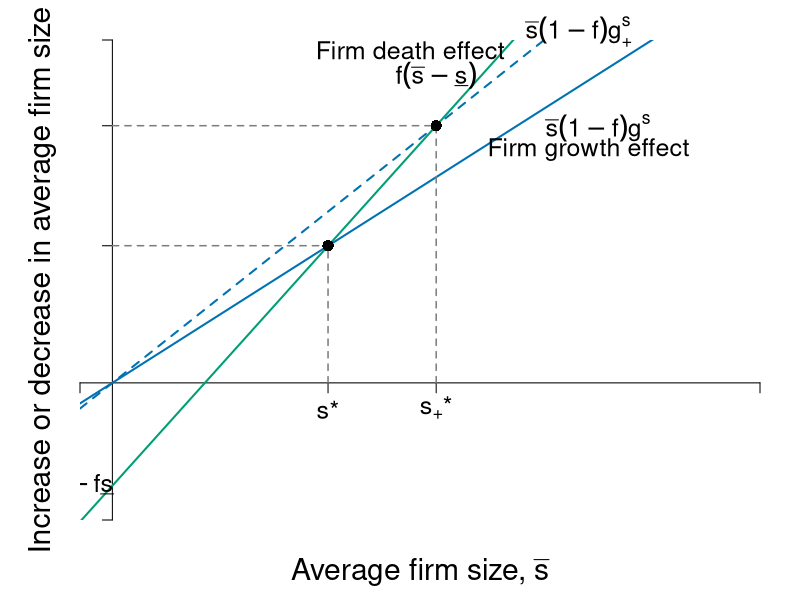

This figure's R source:
#Graph Designer: Sai Mumunuru, Simon Halliday + Scott Cohn
#Authors: Bowles and Halliday
#Title: Coordination, Conflict and Competition: A Text in Microeconomics

require(shape)
pdf(file = "firmmarketsupply/firm_size.pdf", width = 9, height = 7)

#Set parameters for graphics
pointsize <- 1.8
axislabelsize <- 1.8
labelsize <- 1.5
namesize <- 1.8
annotatesize <- 1.5
graphlinewidth <- 2
segmentlinewidth <- 1.5

COL <- c("#7fc97f", "#beaed4", "#fdc086", "#ffff99", "#386cb0", "#f0027f", "#bf5b17", "#666666")
COLA <- c("#99d8c9","#66c2a4","#41ae76", "#238b45", "#005824")
COLB <- c("#4eb3d3", "#2b8cbe", "#0868ac","#084081")
Grays <- gray.colors(25, start = 1, end = 0)
CBCols <- c("#009E73","#0072B2","#E69F00")

par(mar =  c(4, 4, 2, 2))

A <- function(s2 = 2.1, x, pmin = -6) {
  (pmin + s2*x)
}

B <- function(s1 = 1.2, x) {
  (0 + s1*x)
}  

C <- function(s1 = 1.5, x) {
  (0 + s1*x)
}  


xlims <- c(-1, 20)
ylims <- c(-8, 20)

npts <- 501 
x <- seq(xlims[1], xlims[2], length.out = npts)
y <- seq(ylims[1], ylims[2], length.out = npts) 

plot(0, 0, xlim = xlims, ylim = ylims, type = "n",
     xlab = expression(paste("")),
     ylab = expression(paste("")), 
     xaxt = "n", 
     yaxt = "n", 
     cex.lab = axislabelsize, 
     bty = "n",
     xaxs="i", 
     yaxs="i")

ticksy <- seq(from = -7, to = ylims[2], by = 2)
ylabels <- seq(from = 0, to = ylims[2], by = 2)
ticksx <- seq(from = 0, to = xlims[2], by = 2)
xlabels <- seq(from = 0, to = xlims[2], by = 2)


ticksy <- c(-8, 8, 15, ylims[2])
ylabels <- c(NA, NA, NA, NA)
ticksx <- c(-1, 6.66, 10, xlims[2])
xlabels <- c(NA, expression(paste(s,"*")),expression(paste(s["+"],"*")),NA)



axis(1, at = ticksx, pos = 0, labels = xlabels, cex.axis = labelsize)
axis(2, at = ticksy, pos = 0, labels = ylabels, las = 1, cex.axis = labelsize)


npts <- 500 
xx1 <- seq(xlims[1], xlims[2], length.out = npts)

lines(xx1, A(xx1, s2 = 2.1, pmin = -6), col = CBCols[1], lwd = graphlinewidth)
lines(xx1, B(xx1, s1 = 1.2), col = CBCols[2], lwd = graphlinewidth)
lines(xx1, C(xx1, s1 = 1.5), col = CBCols[2], lwd = graphlinewidth, lty=2)

mtext(expression(paste("Average firm size, ", bar(s))), side=1, line = 2.5, cex = axislabelsize)
text(-2, 0.5*ylims[2], expression(paste("")), xpd = TRUE, cex = axislabelsize, srt = 90)
mtext(expression(paste("Increase or decrease in average firm size")), side=2, line = 1, cex = axislabelsize)



segments(0, 8, 6.66, lty = 2, col = Grays[20] , lwd = segmentlinewidth)
segments(6.66, 0, 6.66, 8, lty = 2, col = Grays[20] , lwd = segmentlinewidth)
points(6.66, 8, pch = 16, col = "black", cex = 1.5)

segments(0, 15, 10, lty = 2, col = Grays[20] , lwd = segmentlinewidth)
segments(10, 0, 10, 15, lty = 2, col = Grays[20] , lwd = segmentlinewidth)

points(10, 15, pch = 16, col = "black", cex = 1.5)
text(-0.65, -5.9, expression(-f*underline(s)), cex = labelsize )

#Label the figures
text(10, A(x=11.4), expression(f(bar(s) - underline(s))),cex = labelsize)
text(15, B(x=12.4), expression(bar(s)(1 - f)*g^s),cex = labelsize)
text(14.4, C(x=12) + 2.5, expression(paste(bar(s)(1 - f)*g["+"]^s)),cex = labelsize, xpd = TRUE)
text(9.2, A(x=12) + 0.2, expression(paste("Firm death effect")), cex = labelsize)
text(14.7, B(x=11.5) - 0.2, expression(paste("Firm growth effect")),cex = labelsize)

dev.off()
